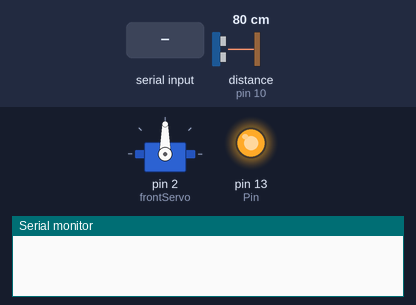
This sketch was run on a simulated Arduino Uno, built with avr-gcc and run on an emulated ATmega328P. Shown: servo, output pins drawn as LEDs (lit = HIGH), the last lines printed to the serial monitor. Dashed ring = blinking. Inputs (shaded band) come from the test bench; at power-on: distance to the obstacle (sensor on pin 10) 80 cm. The echo pulse lasts 58.3 µs per cm; pins used as bus, display or sensor lines are not drawn.

Above: at 1.2 s.
1.3 s: "1" received over Serial
At 1.36 s:
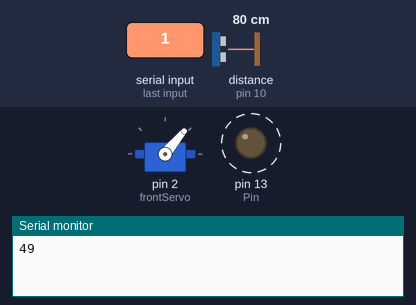
At 2.0 s:
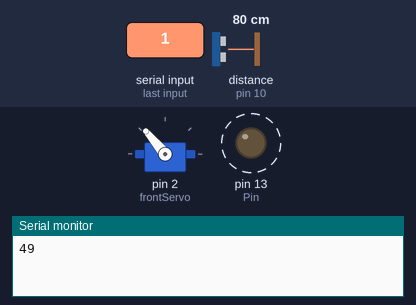
4.3 s: distance to the obstacle (sensor on pin 10) set to 2 cm
Timing chart, 0 to 13.3 s (numbered marks = the images above; inputs shaded):
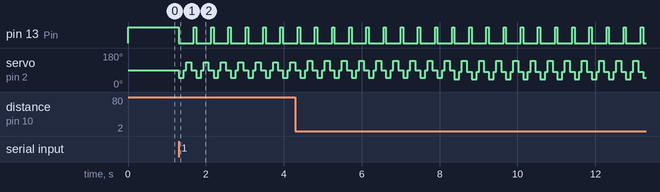

Measured:
- after the input at 1.3 s, pin 13 (Pin): alternates HIGH for 0.07 s and LOW for 0.38 s, starting at once; servo on pin 2 (frontServo): 90° → 50° at once, then repeats every 0.45 s: 90° 0.07 s, 130° 0.13 s, 90° 0.13 s, 50° 0.13 s

The sketch:

sketch_aug17d.ino
```cpp
  #include <Servo.h>

   Servo frontServo;

   int centerPos = 90;
   int frontRightUp = 50;
   int frontLeftUp = 130;
   int backRightForward = 75;
   int backLeftForward = 105;
   int walkSpeed = 60;
   int Pin = 13;
   int In = 0;

   int trigPin = 9;
   int echoPin = 10;
   long int duration, distanceInches;
   long distanceFront = 0;             //cm
   int startAvoidanceDistance=20;         //cm


   long microsecondsToInches(long microseconds)

   {
    return microseconds / 74 / 2;
   }


   long microsecondsToCentimeters(long microseconds)
   {
    return microseconds / 29 / 2;
   }


   long distanceCm()

   {
    pinMode(trigPin, OUTPUT);
    pinMode(echoPin, INPUT);

    digitalWrite(trigPin, LOW);
    delayMicroseconds(2);
    digitalWrite(trigPin, HIGH);
    delayMicroseconds(10);
    digitalWrite(trigPin, LOW);

    duration = pulseIn(echoPin, HIGH);

    distanceInches = microsecondsToInches(duration);
    return microsecondsToCentimeters(duration);
   }


void center()

   {
    frontServo.write(centerPos);
   }

void moveForward()

   {
        digitalWrite(Pin, LOW);
        frontServo.write(frontRightUp);
        delay(125);

        frontServo.write(centerPos);
        delay(65);

        frontServo.write(frontLeftUp);
        delay(125);

        frontServo.write(centerPos);
        delay(65);
    digitalWrite(Pin, HIGH);

   }


void moveBackward()

   {
        digitalWrite(Pin, LOW);
    frontServo.write(frontRightUp);
        delay(125);

    frontServo.write(centerPos);
        delay(65);

    frontServo.write(frontLeftUp);
        delay(125);

    frontServo.write(centerPos);
        delay(65);
    digitalWrite(Pin, HIGH);
   }


void moveBackRight()

   {
        digitalWrite(Pin, LOW);
        frontServo.write(frontRightUp);
        delay(125);

    frontServo.write(centerPos);
        delay(65);

    frontServo.write(frontLeftUp+9);
        delay(125);

    frontServo.write(centerPos);
        delay(65);
    digitalWrite(Pin, HIGH);
   }

void moveBackLeft()

   {
        digitalWrite(Pin, LOW);
        frontServo.write(frontRightUp);
        delay(125);

    frontServo.write(centerPos);
        delay(65);

    frontServo.write(frontLeftUp-9);
        delay(125);

    frontServo.write(centerPos);
        delay(65);
    digitalWrite(Pin, HIGH);
   }


void moveTurnLeft()

   {
        digitalWrite(Pin, LOW);
        frontServo.write(frontRightUp-9);
        delay(125);

    frontServo.write(centerPos-9);
        delay(65);

    frontServo.write(frontLeftUp+9);
        delay(125);

    frontServo.write(centerPos-9);
        delay(65);
    digitalWrite(Pin, HIGH);
   }


void moveTurnRight()

   {
        digitalWrite(Pin, LOW);
    frontServo.write(frontRightUp+9);
        delay(125);

    frontServo.write(centerPos+9);
        delay(65);

    frontServo.write(frontLeftUp-9);
        delay(125);

    frontServo.write(centerPos+9);
        delay(65);
    digitalWrite(Pin, HIGH);
   }
void startPatrol()
   {
        digitalWrite(Pin, LOW);
   distanceFront=distanceCm();
                  if (distanceFront > 1)
              {                 // Filters out any stray 0.00 error readings

                   if (distanceFront<startAvoidanceDistance)
            {
                    for(int i=0; i<=8; i++)
               {
                      moveBackRight();
                      delay(walkSpeed);
                       }
                 for(int i=0; i<=10; i++)
                {
                   moveTurnLeft();
                   delay(walkSpeed);
                        }
            }
           else
            {
            moveForward();
            delay(walkSpeed);
            }
           }
}

void Stop()
{
  frontServo.write(centerPos);
  digitalWrite(Pin, HIGH);
}


void setup()

   {
    frontServo.attach(2);
    pinMode (Pin, OUTPUT);
    digitalWrite (Pin, HIGH);
    pinMode(trigPin, OUTPUT);
    pinMode(echoPin, INPUT);
    Serial.begin(38400);
   }

void loop()

{
    if (Serial.available() > 0)
    {
       In = Serial.read();
       Serial.println(In);
    }
       if(In=='1')
        {
                  distanceFront=distanceCm();
                  if (distanceFront > 1)
              {

                   if (distanceFront<startAvoidanceDistance)
            {
                    for(int i=0; i<=8; i++)
               {
                      moveBackRight();
                      delay(walkSpeed);
                       }
                 for(int i=0; i<=10; i++)
                {
                   moveTurnLeft();
                   delay(walkSpeed);
                        }
            }
           else
            {
            moveForward();
            delay(walkSpeed);
            }
           }
        }
       else if(In=='2')
        {
           moveForward();
                   delay(walkSpeed);
        }
       else if(In=='3')
        {
           moveBackward();
           delay(walkSpeed);
        }
       else if(In=='4')
        {
           moveTurnLeft();
           delay(walkSpeed);
        }
       else if(In=='5')
        {
           moveTurnRight();
           delay(walkSpeed);
        }
       else if(In=='6')
        {
           moveBackLeft();
           delay(walkSpeed);
        }
       else if(In=='7')
        {
           moveBackRight();
           delay(walkSpeed);
        }
       else if (In=='8')
        {
          startPatrol();
          delay(walkSpeed);
        }
       else
        {
           center();
        }

 }
```
